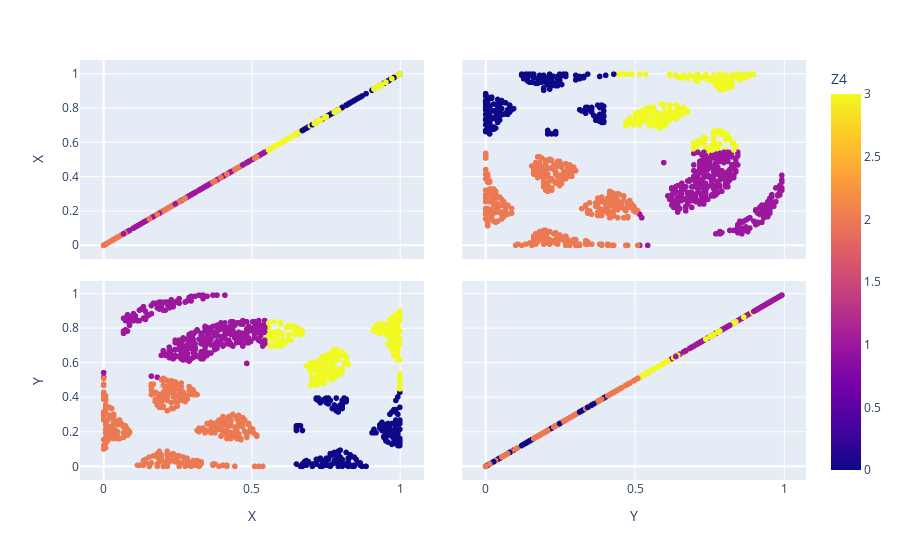

Notebook code cell kept with this figure:
### Code cell
df_pred_distance=pd.DataFrame(pd.concat([pd.DataFrame(X_test,columns=['X','Y']),pd.DataFrame(Y_pred_2,columns=[select_name_Z])],axis=1))
fig = px.scatter_matrix(df_pred_distance,
    dimensions=['X','Y'],
    color=select_name_Z)
fig.show()

### Figure 1 — Plotly figure (JSON) as saved in the notebook; plotly's stock layout.template omitted (floating-point values rounded to 4 significant figures; data arrays with more than 128 entries replaced by an {"elided": "..."} marker saying what was removed)
{"data": [{"dimensions": [{"axis": {"matches": true}, "label": "X", "values": {"elided": "1071 float values"}}, {"axis": {"matches": true}, "label": "Y", "values": {"elided": "1071 float values"}}], "hovertemplate": "%{xaxis.title.text}=%{x}<br>%{yaxis.title.text}=%{y}<br>Z4=%{marker.color}<extra></extra>", "legendgroup": "", "marker": {"color": {"elided": "1071 int values"}, "coloraxis": "coloraxis", "symbol": "circle"}, "name": "", "showlegend": false, "type": "splom"}], "layout": {"coloraxis": {"colorbar": {"title": {"text": "Z4"}}, "colorscale": [[0, "#0d0887"], [0.1111, "#46039f"], [0.2222, "#7201a8"], [0.3333, "#9c179e"], [0.4444, "#bd3786"], [0.5556, "#d8576b"], [0.6667, "#ed7953"], [0.7778, "#fb9f3a"], [0.8889, "#fdca26"], [1, "#f0f921"]]}, "dragmode": "select", "legend": {"tracegroupgap": 0}, "margin": {"t": 60}}}
